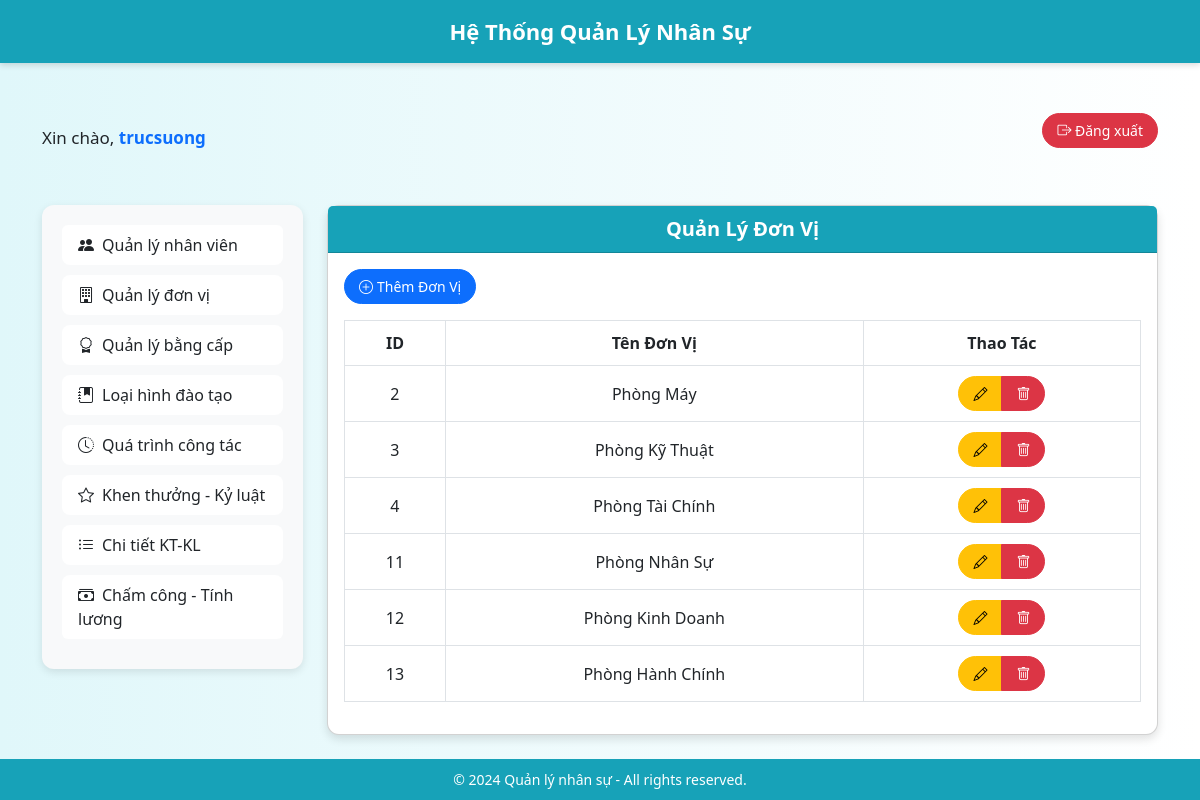
Screenshot of /admin/quanly_donvi.php (signed in) with the database file from the repository.
### tables this page shows
CREATE TABLE `donvi` (
  `id` int(11) NOT NULL,
  `ten_don_vi` varchar(255) NOT NULL
);

### admin/quanly_donvi.php (the view, shortened to what this page needs)
<?php
$conn = new mysqli('localhost', 'root', '', 'quanly_nhansu');
$sql = "SELECT * FROM donvi";
$result = $conn->query($sql);
?>
<!DOCTYPE html>
<html lang="vi">
<head>
    <link href="https://cdn.jsdelivr.net/npm/bootstrap@5.3.0-alpha1/dist/css/bootstrap.min.css" rel="stylesheet">
    <link href="https://cdn.jsdelivr.net/npm/bootstrap-icons@1.10.5/font/bootstrap-icons.css" rel="stylesheet">
</head>
<body>
    <div class="header">
        Hệ Thống Quản Lý Nhân Sự
    </div>
    <div class="container mt-3 d-flex justify-content-between align-items-center">
        <div class="greeting">
            Xin chào, <span class="text-primary fw-semibold"><?php echo htmlspecialchars($_SESSION['admin']); ?></span>
        </div>
        <a href="logout.php" class="btn btn-danger"><i class="bi bi-box-arrow-right"></i> Đăng xuất</a>
    </div>
    <div class="container">
        <div class="row mt-4">
            <div class="col-md-3">
                <div class="sidebar">
                    <div class="list-group">
                        <a href="quanly_nhanvien.php" class="list-group-item list-group-item-action"><i
                                class="bi bi-people-fill me-2"></i>Quản lý nhân viên</a>
                        <a href="quanly_donvi.php" class="list-group-item list-group-item-action"><i
                                class="bi bi-building me-2"></i>Quản lý đơn vị</a>
                        <a href="quanly_bangcap.php" class="list-group-item list-group-item-action"><i
                                class="bi bi-award me-2"></i>Quản lý bằng cấp</a>
                        <a href="quanly_lhdt.php" class="list-group-item list-group-item-action"><i
                                class="bi bi-journal-bookmark-fill me-2"></i>Loại hình đào tạo</a>
                        <a href="quanly_qtct.php" class="list-group-item list-group-item-action"><i
                                class="bi bi-clock-history me-2"></i>Quá trình công tác</a>
                        <a href="quanly_dmktkl.php" class="list-group-item list-group-item-action"><i
                                class="bi bi-star me-2"></i>Khen thưởng - Kỷ luật</a>
                        <a href="quanly_ctktkl.php" class="list-group-item list-group-item-action"><i
                                class="bi bi-list-ul me-2"></i>Chi tiết KT-KL</a>
                        <a href="quanly_cctlht.php" class="list-group-item list-group-item-action"><i
                                class="bi bi-cash-stack me-2"></i>Chấm công - Tính lương</a>
                    </div>
                </div>
            </div>
            <div class="col-md-9">
                <div class="card">
                    <div class="card-header">
                        Quản Lý Đơn Vị
                    </div>
                    <div class="card-body">
                        <a href="them_donvi.php" class="btn btn-primary mb-3"><i class="bi bi-plus-circle me-1"></i>Thêm
                            Đơn Vị</a>
                        <div class="table-responsive">
                            <table class="table table-hover table-bordered">
                                <thead>
                                    <tr>
                                        <th>ID</th>
                                        <th>Tên Đơn Vị</th>
                                        <th>Thao Tác</th>
                                    </tr>
                                </thead>
                                <tbody>
                                    <?php
                                    if ($result->num_rows > 0) {
                                        while ($row = $result->fetch_assoc()) {
                                            echo "<tr>
                                                    <td>{$row['id']}</td>
                                                    <td>{$row['ten_don_vi']}</td>
                                                    <td>
                                                        <div class='btn-group' role='group'>
                                                            <a href='sua_donvi.php?id={$row['id']}' class='btn btn-warning btn-sm'><i class='bi bi-pencil'></i></a>
                                                            <a href='xoa_donvi.php?id={$row['id']}' class='btn btn-danger btn-sm' onclick='return confirm(\"Bạn có chắc chắn muốn xóa?\")'><i class='bi bi-trash'></i></a>
                                                        </div>
                                                    </td>
                                                </tr>";
                                        }
                                    } else {
                                        echo "<tr><td colspan='3' class='text-center text-muted'>Không có dữ liệu</td></tr>";
                                    }
                                    ?>
                                </tbody>
                            </table>
                        </div>
                    </div>
                </div>
            </div>
        </div>
    </div>
    <div class="footer mt-4">
        &copy; 2024 Quản lý nhân sự - All rights reserved.
    </div>
</body>
</html>

### admin/quanly_donvi.php (style rules this page uses)
html, body { height: 100%; display: flex; flex-direction: column; }
body { background: linear-gradient(to right, #e0f7fa, #ffffff); font-family: 'Segoe UI', sans-serif; }
.container { flex: 1; }
.header { background-color: #17a2b8; color: white; padding: 15px 0; text-align: center; font-size: 22px; font-weight: 600; box-shadow: 0 2px 6px rgba(0, 0, 0, 0.15); }
.greeting { font-size: 17px; margin-top: 15px; }
.sidebar { background-color: #f8f9fa; padding: 20px; border-radius: 12px; box-shadow: 0 3px 8px rgba(0, 0, 0, 0.1); }
.list-group-item { border: none; border-radius: 8px; margin-bottom: 10px; transition: all 0.3s ease; }
.card { border-radius: 12px; box-shadow: 0 4px 10px rgba(0, 0, 0, 0.12); }
.card-header { background-color: #17a2b8; color: white; font-weight: bold; font-size: 20px; text-align: center; }
.table th, .table td { text-align: center; vertical-align: middle; padding: 10px; }
.btn { border-radius: 30px; padding: 6px 14px; font-size: 14px; }
.footer { background-color: #17a2b8; color: white; text-align: center; padding: 10px 0; margin-top: 40px; font-size: 14px; }

### rows the page displays
donvi: id "2", ten_don_vi "Phòng Máy"
donvi: id "3", ten_don_vi "Phòng Kỹ Thuật"
donvi: id "4", ten_don_vi "Phòng Tài Chính"
donvi: id "11", ten_don_vi "Phòng Nhân Sự"
donvi: id "12", ten_don_vi "Phòng Kinh Doanh"
donvi: id "13", ten_don_vi "Phòng Hành Chính"

### other values shown
$_SESSION['admin'] "trucsuong"
